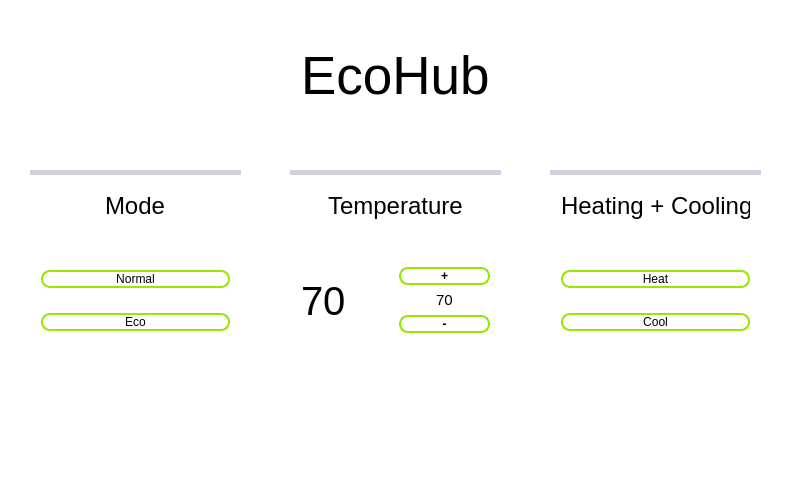
<?xml version="1.0" encoding="UTF-8"?>
<ui version="4.0">
 <class>MainWindow</class>
 <widget class="QMainWindow" name="MainWindow">
  <property name="geometry">
   <rect>
    <x>0</x>
    <y>0</y>
    <width>800</width>
    <height>480</height>
   </rect>
  </property>
  <property name="windowTitle">
   <string>MainWindow</string>
  </property>
  <property name="styleSheet">
   <string notr="true">#MainWindow{
background: white;
}
QPushButton {
background-color: transparent;
border-width: 2px;
border-radius: 9px;
border-color: #99e600;
border-style: solid;
}

QFrame#frame{
background-color: #d1d1e0;
border-color: #d1d1e0;
border-width: 1px;
border-style: solid;
}
QFrame#frame_2{
background-color: #d1d1e0;
border-color: #d1d1e0;
border-width: 1px;
border-style: solid;
}
QFrame#frame_3{
background-color: #d1d1e0;
border-color: #d1d1e0;
border-width: 1px;
border-style: solid;
}
</string>
  </property>
  <widget class="QWidget" name="centralWidget">
   <property name="styleSheet">
    <string notr="true">#centralWidget{
background: transparent
}</string>
   </property>
   <widget class="QWidget" name="verticalLayoutWidget">
    <property name="geometry">
     <rect>
      <x>30</x>
      <y>240</y>
      <width>211</width>
      <height>121</height>
     </rect>
    </property>
    <layout class="QVBoxLayout" name="verticalLayout_2">
     <item>
      <widget class="QPushButton" name="normal_btn">
       <property name="text">
        <string>Normal</string>
       </property>
      </widget>
     </item>
     <item>
      <widget class="QPushButton" name="eco_btn">
       <property name="text">
        <string>Eco</string>
       </property>
      </widget>
     </item>
    </layout>
   </widget>
   <widget class="QWidget" name="verticalLayoutWidget_3">
    <property name="geometry">
     <rect>
      <x>550</x>
      <y>240</y>
      <width>211</width>
      <height>121</height>
     </rect>
    </property>
    <layout class="QVBoxLayout" name="verticalLayout_4">
     <item>
      <widget class="QPushButton" name="heat_btn">
       <property name="text">
        <string>Heat</string>
       </property>
      </widget>
     </item>
     <item>
      <widget class="QPushButton" name="cool_btn">
       <property name="text">
        <string>Cool</string>
       </property>
      </widget>
     </item>
    </layout>
   </widget>
   <widget class="QWidget" name="gridLayoutWidget">
    <property name="geometry">
     <rect>
      <x>290</x>
      <y>40</y>
      <width>211</width>
      <height>72</height>
     </rect>
    </property>
    <layout class="QGridLayout" name="gridLayout_2">
     <item row="0" column="0" alignment="Qt::AlignHCenter">
      <widget class="QLabel" name="title_lbl">
       <property name="font">
        <font>
         <pointsize>40</pointsize>
        </font>
       </property>
       <property name="text">
        <string>EcoHub</string>
       </property>
      </widget>
     </item>
    </layout>
   </widget>
   <widget class="QWidget" name="verticalLayoutWidget_4">
    <property name="geometry">
     <rect>
      <x>290</x>
      <y>240</y>
      <width>211</width>
      <height>121</height>
     </rect>
    </property>
    <layout class="QVBoxLayout" name="verticalLayout_5">
     <item>
      <layout class="QGridLayout" name="gridLayout">
       <item row="0" column="0" alignment="Qt::AlignLeft">
        <widget class="QLabel" name="current_tmp_lbl">
         <property name="font">
          <font>
           <pointsize>30</pointsize>
          </font>
         </property>
         <property name="text">
          <string>70</string>
         </property>
        </widget>
       </item>
       <item row="0" column="1">
        <layout class="QVBoxLayout" name="verticalLayout">
         <item>
          <spacer name="verticalSpacer">
           <property name="orientation">
            <enum>Qt::Vertical</enum>
           </property>
           <property name="sizeHint" stdset="0">
            <size>
             <width>20</width>
             <height>40</height>
            </size>
           </property>
          </spacer>
         </item>
         <item>
          <widget class="QPushButton" name="up_temp_btn">
           <property name="font">
            <font>
             <weight>75</weight>
             <bold>true</bold>
            </font>
           </property>
           <property name="text">
            <string>+</string>
           </property>
          </widget>
         </item>
         <item>
          <layout class="QGridLayout" name="gridLayout_6">
           <item row="0" column="0" alignment="Qt::AlignHCenter">
            <widget class="QLabel" name="set_temp_lbl">
             <property name="font">
              <font>
               <pointsize>11</pointsize>
              </font>
             </property>
             <property name="text">
              <string>70</string>
             </property>
            </widget>
           </item>
          </layout>
         </item>
         <item>
          <widget class="QPushButton" name="down_temp_btn">
           <property name="font">
            <font>
             <weight>75</weight>
             <bold>true</bold>
            </font>
           </property>
           <property name="text">
            <string>-</string>
           </property>
          </widget>
         </item>
         <item>
          <spacer name="verticalSpacer_2">
           <property name="orientation">
            <enum>Qt::Vertical</enum>
           </property>
           <property name="sizeHint" stdset="0">
            <size>
             <width>20</width>
             <height>40</height>
            </size>
           </property>
          </spacer>
         </item>
        </layout>
       </item>
      </layout>
     </item>
    </layout>
   </widget>
   <widget class="QFrame" name="frame">
    <property name="geometry">
     <rect>
      <x>30</x>
      <y>170</y>
      <width>211</width>
      <height>5</height>
     </rect>
    </property>
    <property name="frameShape">
     <enum>QFrame::StyledPanel</enum>
    </property>
    <property name="frameShadow">
     <enum>QFrame::Raised</enum>
    </property>
   </widget>
   <widget class="QFrame" name="frame_2">
    <property name="geometry">
     <rect>
      <x>290</x>
      <y>170</y>
      <width>211</width>
      <height>5</height>
     </rect>
    </property>
    <property name="frameShape">
     <enum>QFrame::StyledPanel</enum>
    </property>
    <property name="frameShadow">
     <enum>QFrame::Raised</enum>
    </property>
   </widget>
   <widget class="QFrame" name="frame_3">
    <property name="geometry">
     <rect>
      <x>550</x>
      <y>170</y>
      <width>211</width>
      <height>5</height>
     </rect>
    </property>
    <property name="frameShape">
     <enum>QFrame::StyledPanel</enum>
    </property>
    <property name="frameShadow">
     <enum>QFrame::Raised</enum>
    </property>
   </widget>
   <widget class="QWidget" name="gridLayoutWidget_2">
    <property name="geometry">
     <rect>
      <x>30</x>
      <y>180</y>
      <width>211</width>
      <height>51</height>
     </rect>
    </property>
    <layout class="QGridLayout" name="gridLayout_3">
     <item row="0" column="0" alignment="Qt::AlignHCenter">
      <widget class="QLabel" name="mode_lbl">
       <property name="font">
        <font>
         <pointsize>18</pointsize>
        </font>
       </property>
       <property name="text">
        <string>Mode</string>
       </property>
      </widget>
     </item>
    </layout>
   </widget>
   <widget class="QWidget" name="gridLayoutWidget_3">
    <property name="geometry">
     <rect>
      <x>290</x>
      <y>180</y>
      <width>211</width>
      <height>51</height>
     </rect>
    </property>
    <layout class="QGridLayout" name="gridLayout_4">
     <item row="0" column="0" alignment="Qt::AlignHCenter">
      <widget class="QLabel" name="temp_lbl">
       <property name="font">
        <font>
         <pointsize>18</pointsize>
        </font>
       </property>
       <property name="text">
        <string>Temperature</string>
       </property>
      </widget>
     </item>
    </layout>
   </widget>
   <widget class="QWidget" name="gridLayoutWidget_4">
    <property name="geometry">
     <rect>
      <x>550</x>
      <y>180</y>
      <width>211</width>
      <height>51</height>
     </rect>
    </property>
    <layout class="QGridLayout" name="gridLayout_5">
     <item row="0" column="0" alignment="Qt::AlignHCenter">
      <widget class="QLabel" name="heat_cool_lbl">
       <property name="font">
        <font>
         <pointsize>18</pointsize>
        </font>
       </property>
       <property name="text">
        <string>Heating + Cooling</string>
       </property>
      </widget>
     </item>
    </layout>
   </widget>
  </widget>
 </widget>
 <layoutdefault spacing="6" margin="11"/>
 <resources/>
 <connections/>
</ui>
